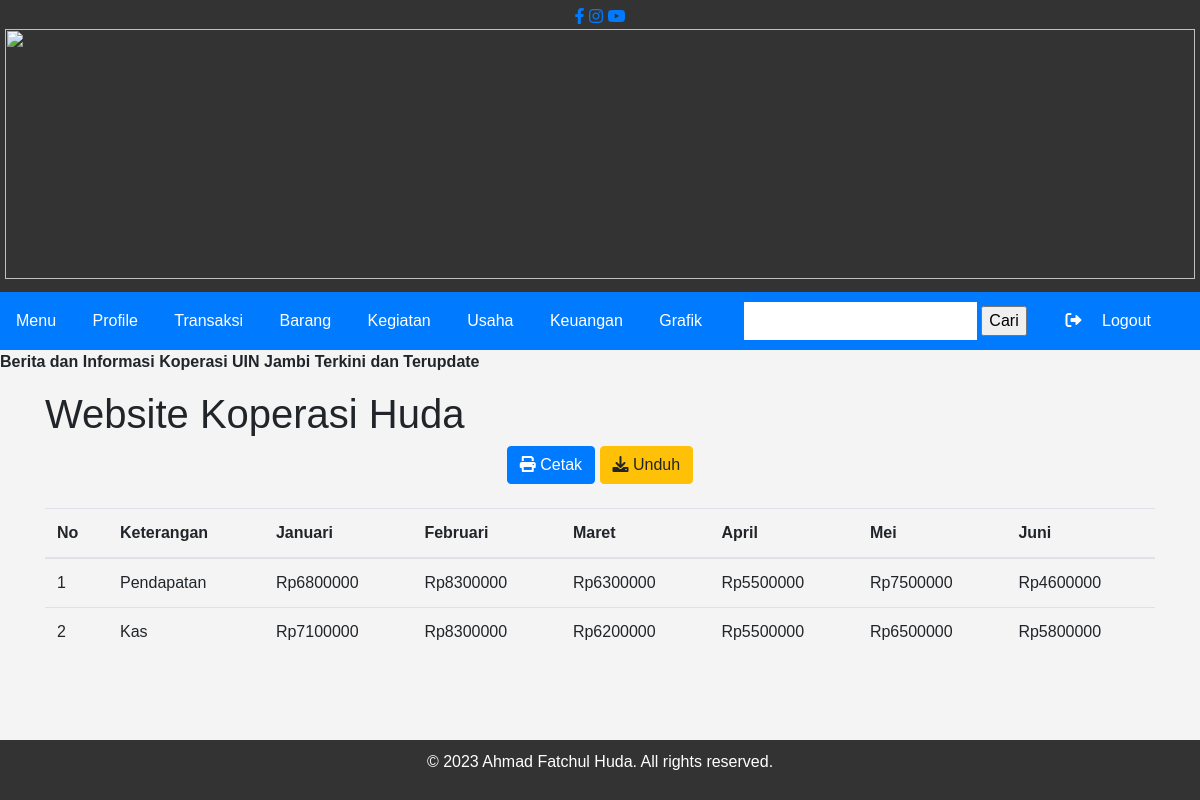
The app's page /Uas/keuangan2.php with its own data.
### tables this page shows
CREATE TABLE `keuangan` (
  `id` int(11) NOT NULL,
  `keterangan` varchar(50) NOT NULL,
  `januari` int(11) NOT NULL,
  `februari` int(11) NOT NULL,
  `maret` int(11) NOT NULL,
  `april` int(11) NOT NULL,
  `mei` int(11) NOT NULL,
  `juni` int(11) NOT NULL
);

### Uas/keuangan2.php (the view, shortened to what this page needs)
<?php
  include('koneksi.php');
?>
<!DOCTYPE html>
<html lang="en">
<head>
  <link rel="stylesheet" href="https://stackpath.bootstrapcdn.com/bootstrap/4.5.2/css/bootstrap.min.css">
  <link rel="stylesheet" href="https://cdnjs.cloudflare.com/ajax/libs/font-awesome/6.0.0/css/all.min.css">
</head>
<body>
  <header>
    <div class="social-icons">
      <a href="https://www.facebook.com/profile.php?id=100038473054934&mibextid=rS40aB7S9Ucbxw6v"><i class="fab fa-facebook-f"></i></a>
      <a href="https://www.instagram.com/hudaahmadfatchul?igsh=YTQwZjQ0NmI0OA=="><i class="fab fa-instagram"></i></a>
      <a href="https://youtube.com/@AhmadFatchulHuda?si=CU7YHv06eS8WMaJL"><i class="fab fa-youtube"></i></a>
    </div>
    <h1><img src="gambar/kopma2.jpg" width="100%" height="250"></h1>
  </header>
  <nav>
    <div>
      <a href="halaman_pimpinan.php"> Menu</a>
      <a href="Profile3.php"> Profile</a>
      <a href="transaksi3.php"> Transaksi</a>
      <a href="barang3.php"> Barang</a>
      <a href="kegiatan3.php"> Kegiatan</a>
      <a href="usaha3.php"> Usaha</a>
      <a href="keuangan2.php"> Keuangan</a>
      <a href="grafik2.php"> Grafik</a>
    </div>
    <div class="search-container">
       <form action="" method="get">
    <center>
  <input type="text" name="cari">
  <input type="submit" value="Cari">
    </div>
    <button class="btn btn-primary btn-logout">
    <i class="fas fa-sign-out-alt"></i>
    <a href="logout.php" class="logout-btn">Logout</a>
  </button>
  </nav>
  <marquee scrolldelay="30" bgcolor="white"><b>Berita dan Informasi Koperasi UIN Jambi Terkini dan Terupdate</b></marquee>
  <div class="content container mt-3">
    <h1>Website Koperasi Huda</h1>
    <center>
      <a href="cetak6.php" target="_blank" class="btn btn-primary btn-cetak"><i class="fas fa-print"></i> Cetak</a>
      <a href="unduh6.php" class="btn btn-warning btn-unduh"><i class="fas fa-download"></i> Unduh</a>
    </center>
    <br/>
    <table class="table">
      <thead>
        <tr>
          <th>No</th>
          <th>Keterangan</th>
          <th>Januari</th>
          <th>Februari</th>
          <th>Maret</th>
          <th>April</th>
          <th>Mei</th>
          <th>Juni</th>
        </tr>
      </thead>
      <tbody>
      <?php
  if(isset($_GET['cari'])){
    $cari = $_GET['cari'];
    $data = mysqli_query($koneksi,"select * from keuangan where keterangan like '%".$cari."%'");
  }else{
    $data = mysqli_query($koneksi,"select * from keuangan");
  }
  $no = 1;
  while($d = mysqli_fetch_array($data)){
  ?>
       <tr>
          <td><?php echo $no++ ?></td>
          <td><?php echo $d['keterangan']; ?></td>
          <td>Rp<?php echo $d['januari']; ?></td>
          <td>Rp<?php echo $d['februari']; ?></td>
          <td>Rp<?php echo $d['maret']; ?></td>
          <td>Rp<?php echo $d['april']; ?></td>
          <td>Rp<?php echo $d['mei']; ?></td>
          <td>Rp<?php echo $d['juni']; ?></td>
      </tr>
      <?php } ?>
    </tbody>
    </table>
  </div>
<br/>
<br/>
  <div class="footer">
    <p>&copy; 2023 Ahmad Fatchul Huda. All rights reserved.</p>
  </div>
</body>
</html>

### Uas/keuangan2.php (style rules this page uses)
body { font-family: 'Arial', sans-serif; margin: 0; padding: 0; background-color: #f4f4f4; }
header { background-color: #333; color: white; text-align: center; padding: 5px; }
nav { background-color: #007bff; overflow: hidden; display: flex; justify-content: space-between; align-items: center; }
nav a { color: white; text-align: center; padding: 14px 16px; text-decoration: none; margin-top: 10px; }
.search-container { text-align: center; margin-top: 10px; margin-bottom: 10px; }
input[type=text] { padding: 6px; border: none; font-size: 17px; }
.logout-btn { margin-right: 20px; }
.footer { background-color: #333; color: white; text-align: center; padding: 10px; position: fixed; bottom: 0; width: 100%; }

### records on screen
keuangan: keterangan "Pendapatan", januari "6800000", februari "8300000", maret "6300000", april "5500000", mei "7500000", juni "4600000"
keuangan: keterangan "Kas", januari "7100000", februari "8300000", maret "6200000", april "5500000", mei "6500000", juni "5800000"
